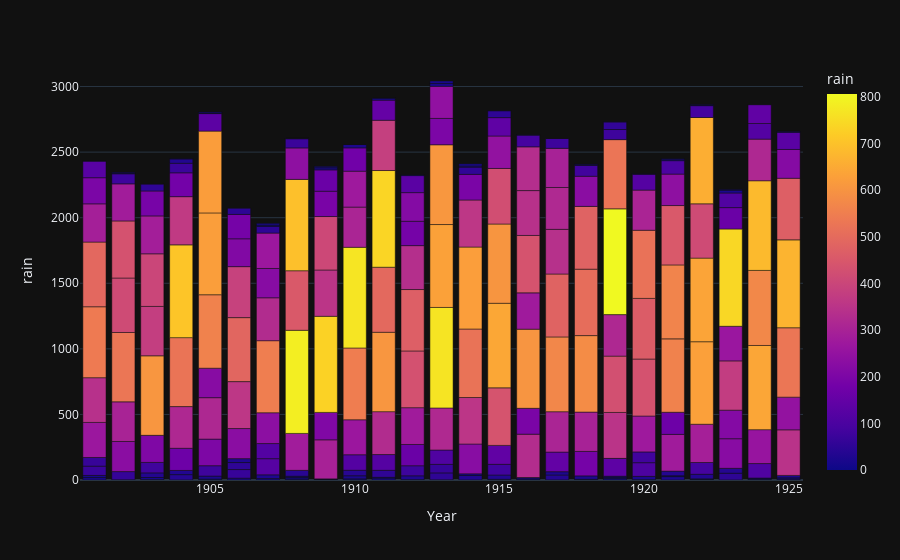

The cell this chart's notebook holds for it:
### Markdown cell above
## Rainfall occurs throughout the year

### Code cell
pio.templates.default = "plotly_dark"
fig = px.bar(df[0:300],x='Year',y='rain',color="rain")
fig.show()

### Figure 1 — Plotly figure (JSON) as saved in the notebook; plotly's stock layout.template omitted (floating-point values rounded to 4 significant figures; data arrays with more than 128 entries replaced by an {"elided": "..."} marker saying what was removed)
{"data": [{"alignmentgroup": "True", "hovertemplate": "Year=%{x}<br>rain=%{marker.color}<extra></extra>", "legendgroup": "", "marker": {"color": {"elided": "300 float values"}, "coloraxis": "coloraxis", "pattern": {"shape": ""}}, "name": "", "offsetgroup": "", "orientation": "v", "showlegend": false, "textposition": "auto", "type": "bar", "x": {"elided": "300 int values"}, "xaxis": "x", "y": {"elided": "300 float values"}, "yaxis": "y"}], "layout": {"autosize": true, "barmode": "relative", "coloraxis": {"colorbar": {"title": {"text": "rain"}}, "colorscale": [[0, "#0d0887"], [0.1111, "#46039f"], [0.2222, "#7201a8"], [0.3333, "#9c179e"], [0.4444, "#bd3786"], [0.5556, "#d8576b"], [0.6667, "#ed7953"], [0.7778, "#fb9f3a"], [0.8889, "#fdca26"], [1, "#f0f921"]]}, "legend": {"tracegroupgap": 0}, "margin": {"t": 60}, "xaxis": {"anchor": "y", "autorange": true, "domain": [0, 1], "range": [1900.0, 1926.0], "title": {"text": "Year"}, "type": "linear"}, "yaxis": {"anchor": "x", "autorange": true, "domain": [0, 1], "range": [0, 3202.0], "title": {"text": "rain"}, "type": "linear"}}}
